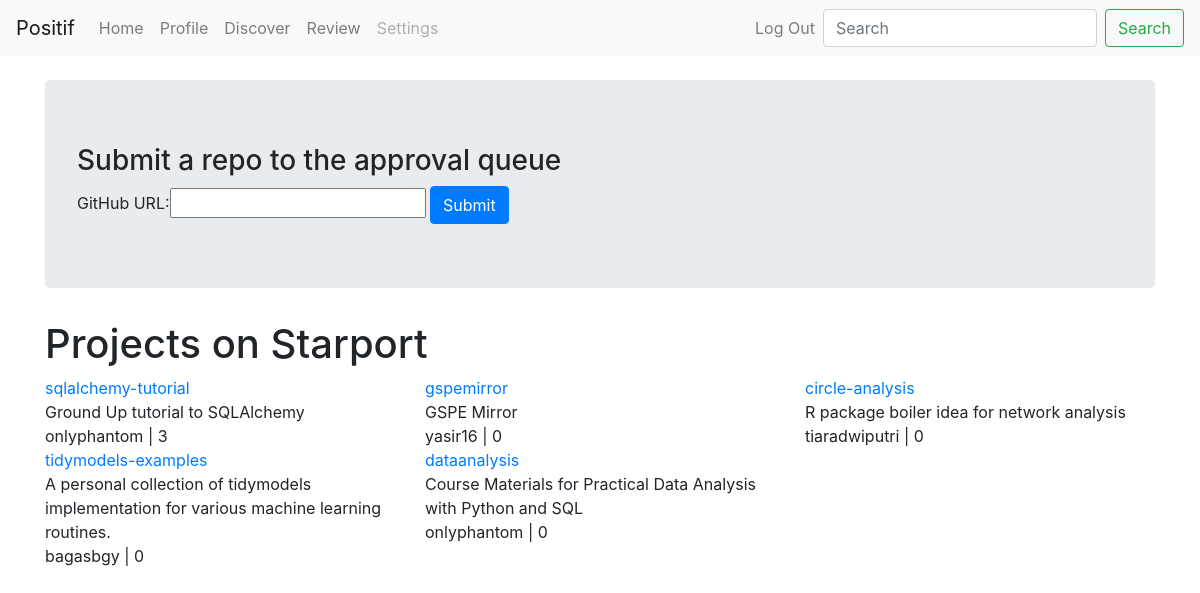
/courses/ (signed in), run on the app's committed database.
### courses/models.py (models this page shows, shortened)
class CourseSet(models.Model):
    repo_url = models.SlugField("repo slug", unique=True)
    created_on = models.DateTimeField("created on", auto_now_add=True)
    updated_on = models.DateTimeField("last updated", auto_now=True)
    approved_by = models.OneToOneField(
        ApprovalQueue, on_delete=models.SET_NULL, null=True
    )
    owner = models.SlugField("owner")
    title = models.CharField("title", max_length=40)
    description = models.TextField(
        "description", max_length=300, default="No description yet"
    )
    image = models.URLField("repo image", null=True)
    course_n = models.PositiveSmallIntegerField(default=0)
    star_n = models.PositiveIntegerField(default=0)
    quizcontent = models.TextField()

### courses/views.py (the view)
# urls.py: path("", views.index, name="index"),
@login_required
def index(request):
    coursesets = CourseSet.objects.order_by("-updated_on")[:5]
    add_form = AddtoQueueForm()
    template = loader.get_template("courses/index.html")
    context = {"coursesets": coursesets, "add_form": add_form}
    return HttpResponse(template.render(context, request))

### courses/forms.py (shortened to what this page needs)
class AddtoQueueForm(forms.Form):
    repo_url = repo_url_field(label="GitHub URL", max_length=60)

### courses/templates/courses/index.html (shortened to what this page needs)
{% extends 'base.html' %}
{% block content %}
<div class="container mt-4">
    <div class="jumbotron">
        <form action="{% url 'courses:add_to_queue' %}" method="POST">
            <h3>Submit a repo to the approval queue</h3>
            {{ add_form }}
            <input type="submit" value="Submit" class="btn btn-primary">
        </form>
    </div>
    {% if coursesets %}
    <h1>Projects on Starport</h1>
    <div class="row">
        {% for courseset in coursesets %}
        <div class="col-4">
            <span>
                <a href="{% url 'courses:cs_detail' courseset.id %}">
                    {{ courseset.title }}
                </a>
            </span>
            <div>
                {{ courseset.description }}
            </div>
            <div>
                <span>{{ courseset.owner }} | {{ courseset.course_n }}</span>
            </div>
        </div>
        {% endfor %}
    </div>
    {% else %}
    <p>No courses available at the moment!</p>
    {% endif %}
</div>
{% endblock %}

### data on the page
CourseSet: title "sqlalchemy-tutorial", description "Ground Up tutorial to SQLAlchemy", owner "onlyphantom", course_n "3"
CourseSet: title "gspemirror", description "GSPE Mirror", owner "yasir16", course_n "0"
CourseSet: title "circle-analysis", description "R package boiler idea for network analysis", owner "tiaradwiputri", course_n "0"
CourseSet: title "tidymodels-examples", description "A personal collection of tidymodels implementation for various machine learning routines.", owner "bagasbgy", course_n "0"
CourseSet: title "dataanalysis", description "Course Materials for Practical Data Analysis with Python and SQL", owner "onlyphantom", course_n "0"
